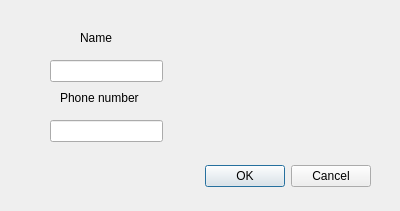
<?xml version="1.0" encoding="UTF-8"?>
<ui version="4.0">
 <class>addPatron</class>
 <widget class="QDialog" name="addPatron">
  <property name="geometry">
   <rect>
    <x>0</x>
    <y>0</y>
    <width>400</width>
    <height>211</height>
   </rect>
  </property>
  <property name="windowTitle">
   <string>Dialog</string>
  </property>
  <widget class="QDialogButtonBox" name="buttonBox">
   <property name="geometry">
    <rect>
     <x>30</x>
     <y>160</y>
     <width>341</width>
     <height>32</height>
    </rect>
   </property>
   <property name="orientation">
    <enum>Qt::Horizontal</enum>
   </property>
   <property name="standardButtons">
    <set>QDialogButtonBox::Cancel|QDialogButtonBox::Ok</set>
   </property>
  </widget>
  <widget class="QLineEdit" name="lineEdit">
   <property name="geometry">
    <rect>
     <x>50</x>
     <y>60</y>
     <width>113</width>
     <height>22</height>
    </rect>
   </property>
  </widget>
  <widget class="QLineEdit" name="lineEdit_2">
   <property name="geometry">
    <rect>
     <x>50</x>
     <y>120</y>
     <width>113</width>
     <height>22</height>
    </rect>
   </property>
  </widget>
  <widget class="QLabel" name="label">
   <property name="geometry">
    <rect>
     <x>80</x>
     <y>30</y>
     <width>55</width>
     <height>16</height>
    </rect>
   </property>
   <property name="text">
    <string>Name</string>
   </property>
  </widget>
  <widget class="QLabel" name="label_2">
   <property name="geometry">
    <rect>
     <x>60</x>
     <y>90</y>
     <width>101</width>
     <height>16</height>
    </rect>
   </property>
   <property name="text">
    <string>Phone number</string>
   </property>
  </widget>
 </widget>
 <resources/>
 <connections>
  <connection>
   <sender>buttonBox</sender>
   <signal>accepted()</signal>
   <receiver>addPatron</receiver>
   <slot>accept()</slot>
   <hints>
    <hint type="sourcelabel">
     <x>248</x>
     <y>254</y>
    </hint>
    <hint type="destinationlabel">
     <x>157</x>
     <y>274</y>
    </hint>
   </hints>
  </connection>
  <connection>
   <sender>buttonBox</sender>
   <signal>rejected()</signal>
   <receiver>addPatron</receiver>
   <slot>reject()</slot>
   <hints>
    <hint type="sourcelabel">
     <x>316</x>
     <y>260</y>
    </hint>
    <hint type="destinationlabel">
     <x>286</x>
     <y>274</y>
    </hint>
   </hints>
  </connection>
 </connections>
</ui>
